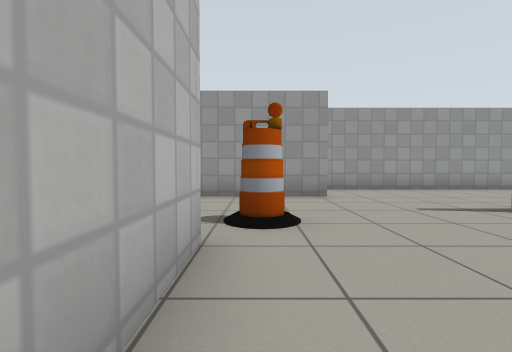
view 1 (above)

24 first-person views from a walk through a Gazebo world. The camera is 0.72 m above the floor, tilts 2° down and sees 85° across. Floor lines are 1 m apart. The floor is counted in squares, 1 m on a side. Each view is taken from the middle of a square. On the plan, view 1 faces up. The plan holds only what a view shows up to about 10 squares ahead; the rest is blank. Gazebo's built-in surfaces are drawn with simple patterns.

view 2
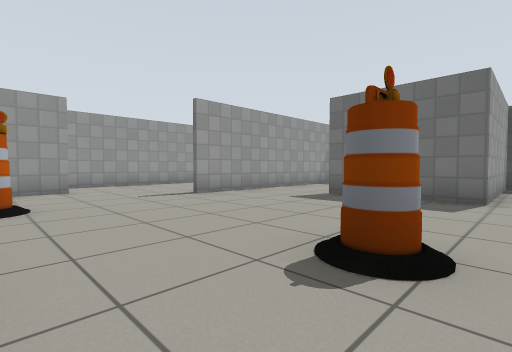

view 3
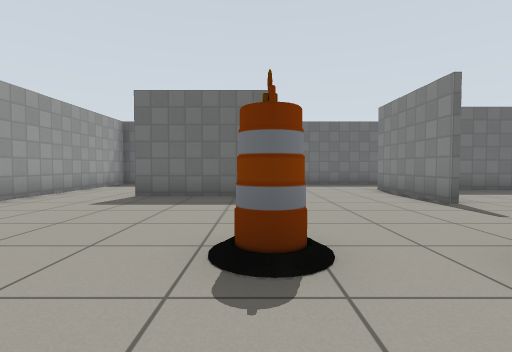

view 4
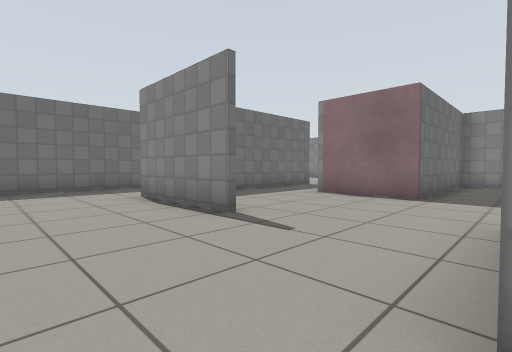

view 5
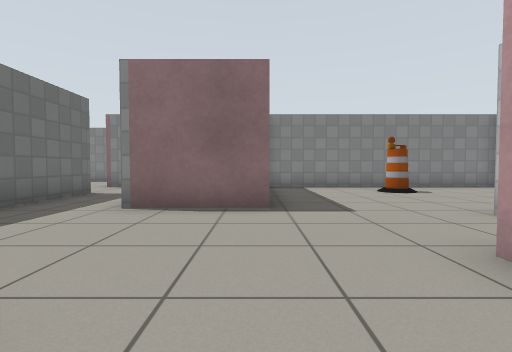

view 6
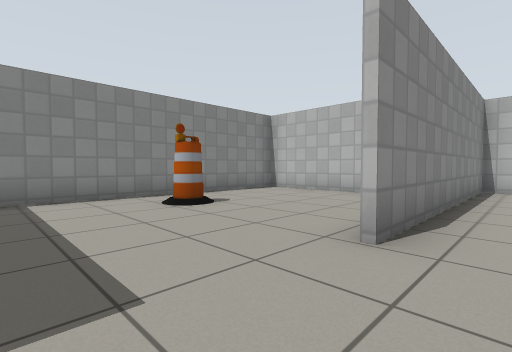

view 7
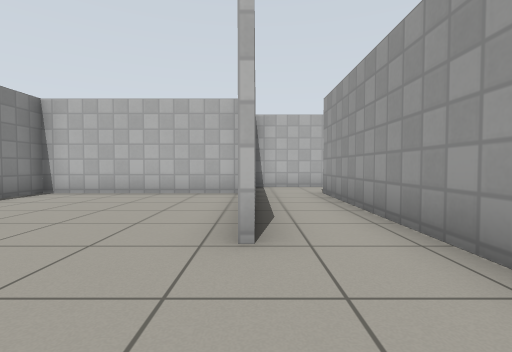

view 8
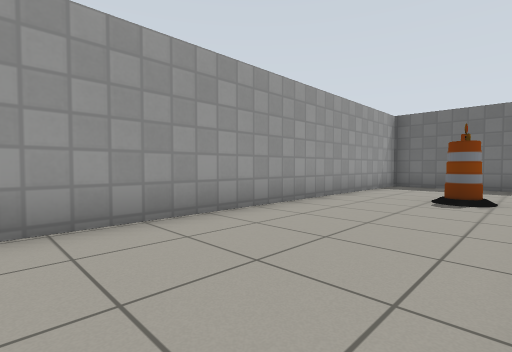

view 9
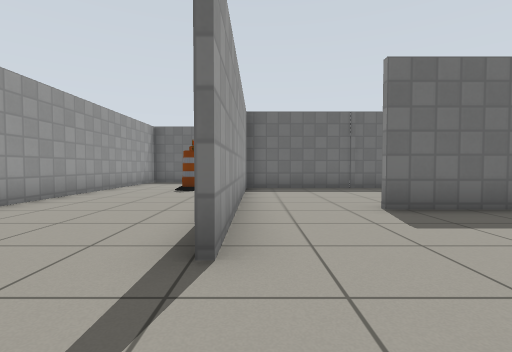

view 10
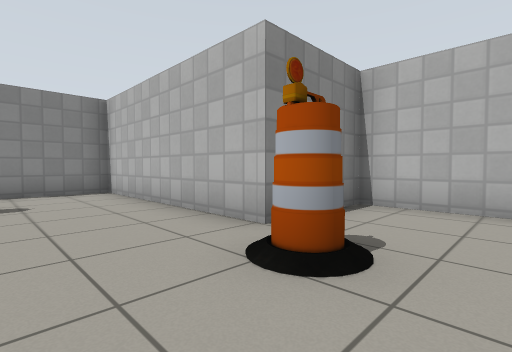

view 11
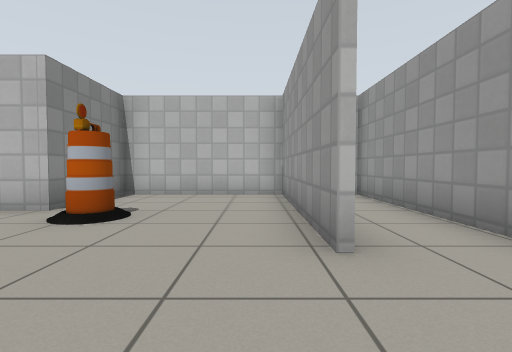

view 12
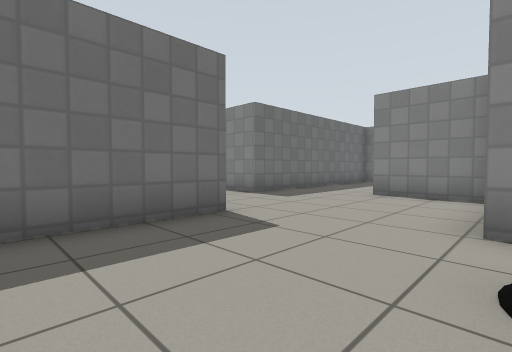

view 13
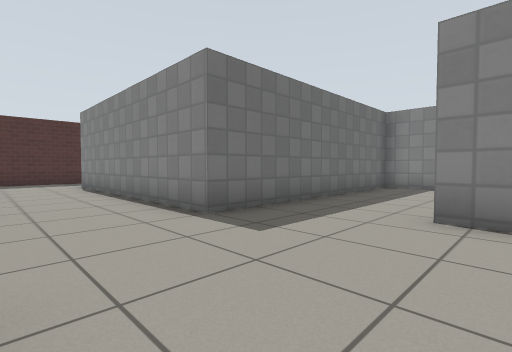

view 14
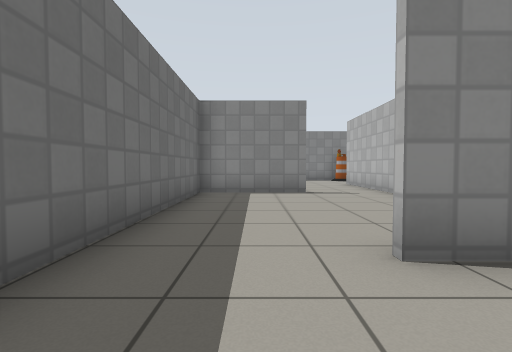

view 15
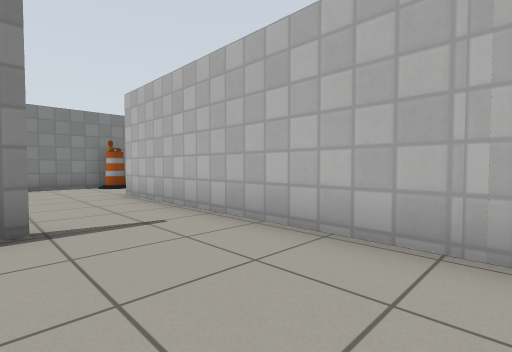

view 16
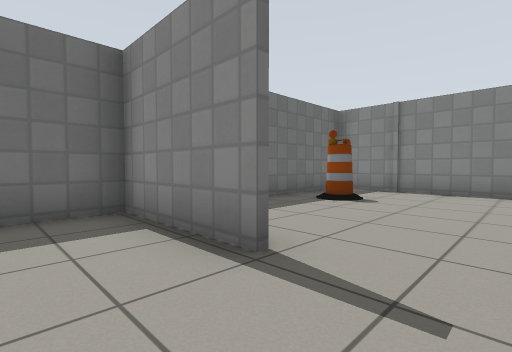

view 17
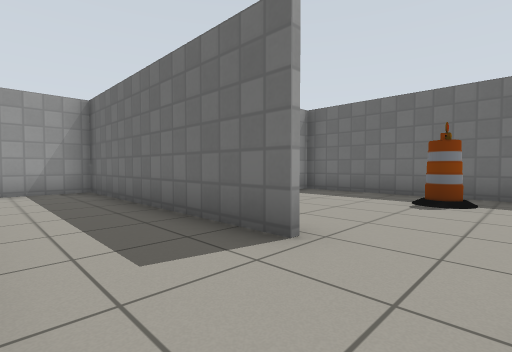

view 18
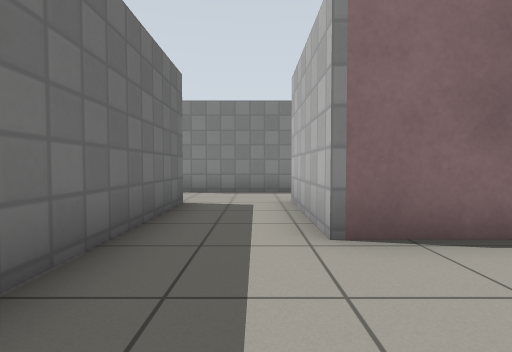

view 19
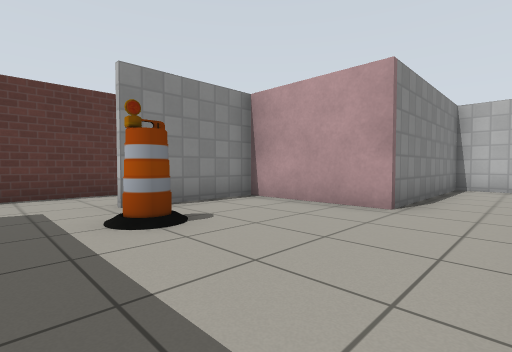

view 20
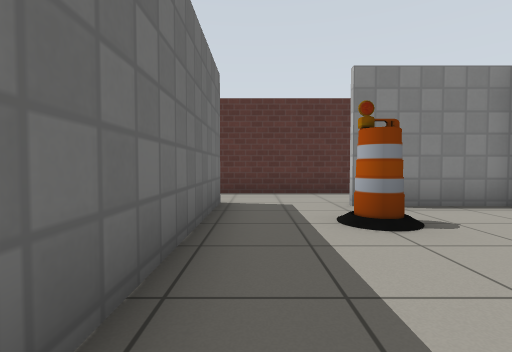

view 21
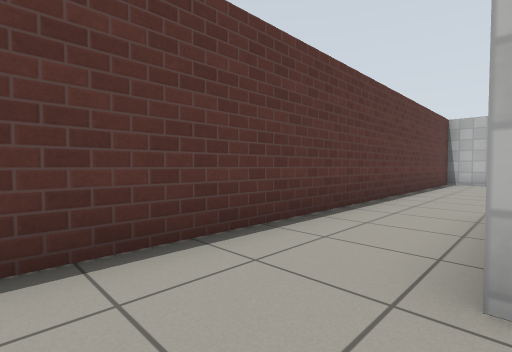

view 22
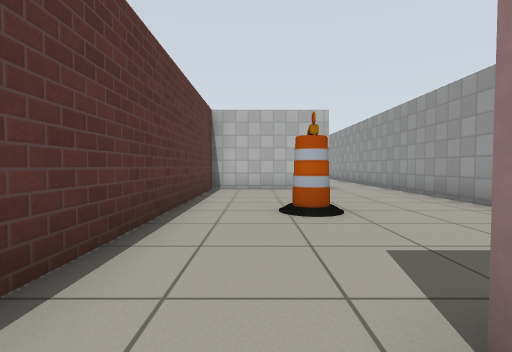

view 23
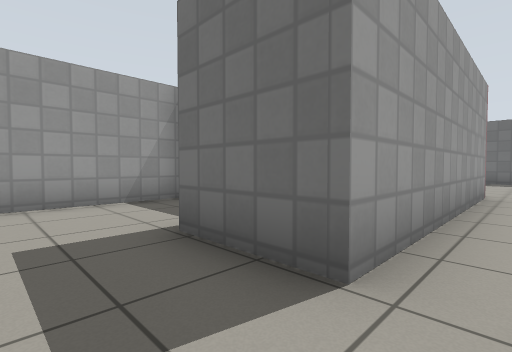

view 24
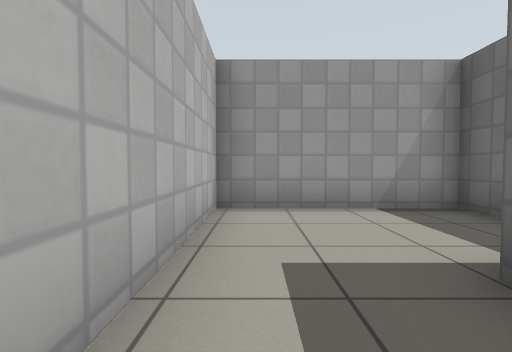

### Floor plan
Points are (right, up) in squares from view 1. A wall is a line through its corners. A room is listed if a view was taken in it or the views show most of it. See-through windows are left out.
Room 1 (views 1, 2, 3, 4, 5, 6, 8, 9, 10, 11, 12, 13, 14, 15, 16, 17, 18)
walls: (6.5, 4.3) (4, 4.3); (5.2, -4.6) (8.6, -4.6); (11.3, -1) (11.3, -5.4); (11.6, 0.9) (14, 0.9); (1.8, 6.7) (-3.1, 6.7) (-3.1, 2.5) (-0.5, 2.5) (-0.5, -3.2) (2.1, -3.2); (13.6, -4.6) (16.6, -4.6); (3.8, -8.7) (6.3, -8.7) (6.3, -11.8); (11.2, -8.4) (11.2, -1.3) (6.6, -1.3) (6.6, 1.9); (14.7, 5.1) (14.7, 8.6) (-3.1, 8.6); (16.5, -4.9) (16.5, 2.5); (8.4, -11.5) (8.4, -7.1); (10.1, -11.3) (11.6, -11.3); (5.5, -13.7) (9.2, -13.7)
ways out: opening at (3.5, -7.5) to room 2; opening at (8.5, -12.5) to room 3; opening at (11, -9.5) to room 6; opening at (12.5, -5) to room 6; opening at (7, 2.5) to room 7; opening at (6, -12.5); opening at (16.5, 4.5)
objects: barrel (0, 4); barrel (2, -1); barrel (11, -11); barrel (11, 6)
Room 2 (view 7)
walls: (3.8, -13.7) (3.8, -8.7); (-4.4, -8.4) (-4.4, -13.7) (4, -13.7); (2.1, -6.2) (0.6, -6.2)
ways out: opening at (3.5, -7.5) to room 1; opening at (0, -7) to room 5
objects: barrel (0, -12)
Room 3 (views 19, 20, 21)
walls: (9.2, -13.7) (9.2, -17) (12.4, -17); (14.7, -17.6) (14.7, -12.8)
ways out: opening at (8.5, -12.5) to room 1; opening at (13.5, -17) to room 4
objects: barrel (12, -16)
Room 4 (view 22)
walls: (5.1, -13.8) (1.4, -13.8); (1.1, -15.6) (1.1, -19.4) (15, -19.4)
ways out: opening at (13.5, -17) to room 3; opening at (1, -15); opening at (15.5, -18.5)
objects: barrel (6, -17)
Room 5 (views 23, 24)
walls: (-2.6, -2.1) (-2.6, -1.3) (-6.7, -1.3) (-6.7, -8) (0.5, -8); (0.6, -6.2) (-4.4, -6.2) (-4.4, -4.1)
ways out: opening at (0, -7) to room 2
Room 6 (no view inside)
walls: (11.3, -5.4) (11.3, -8.4); (11.6, -11.3) (16.5, -11.3) (16.5, -4.9); (16.6, -4.8) (16.1, -4.8)
ways out: opening at (11, -9.5) to room 1; opening at (12.5, -5) to room 1
objects: barrel (15, -9)
Room 7 (no view inside)
walls: (11.2, -0.3) (11.2, 4.3) (6.5, 4.3)
ways out: opening at (7, 2.5) to room 1

Where each view was taken, in squares from view 1:
view 1: 0 up, 0 right, facing up
view 2: 2 down, 0 right, facing up-right
view 3: 1 down, 0 right, facing right
view 4: 2 down, 2 right, facing down-right
view 5: 4 down, 4 right, facing down
view 6: 7 down, 3 right, facing down-left
view 7: 8 down, 3 right, facing left
view 8: 5 up, 4 right, facing up-right
view 9: 4 up, 2 right, facing right
view 10: 5 up, 2 right, facing down-left
view 11: 6 up, 4 right, facing left
view 12: 8 up, 11 right, facing down-right
view 13: 5 up, 13 right, facing down-right
view 14: 3 up, 15 right, facing down
view 15: 1 down, 14 right, facing down-left
view 16: 3 down, 12 right, facing down-right
view 17: 10 down, 9 right, facing up-right
view 18: 6 down, 7 right, facing down
view 19: 12 down, 14 right, facing down-left
view 20: 12 down, 14 right, facing down
view 21: 17 down, 14 right, facing down-left
view 22: 18 down, 10 right, facing left
view 23: 7 down, 6 left, facing up-right
view 24: 6 down, 6 left, facing up
